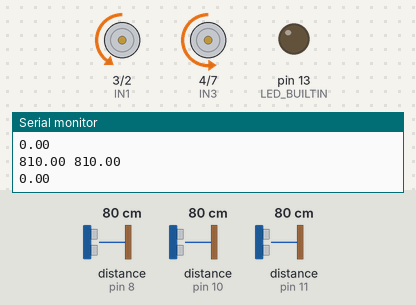
Simulated run of this sketch. Board: Arduino Uno, built with avr-gcc and run on an emulated ATmega328P. Shown: motor-driver pin pairs drawn as motors (green arrow = first pin HIGH = forward, orange = second pin HIGH = backward, longer = more drive, scaled by the enable pin), output pins drawn as LEDs (lit = HIGH), the last lines printed to the serial monitor. The inputs (shaded band) are chosen by the test bench; at power-on: distance to the obstacle (sensors on pin 10, pin 8, pin 11) 80 cm. The echo pulse lasts 58.3 µs per cm.

Above: at 2.2 s.
2.3 s: distance to the obstacle (sensor on pin 10) set to 2 cm
At 2.48 s:
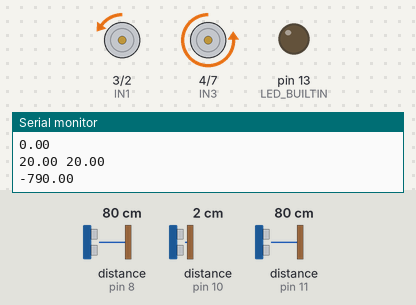
4.1 s: distance to the obstacle (sensor on pin 10) set to 9 cm
At 4.32 s:
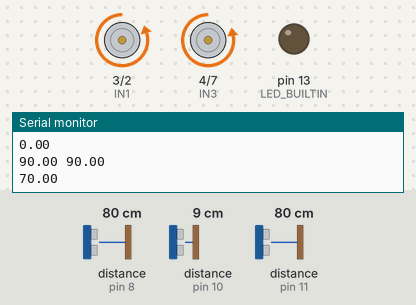
5.9 s: distance to the obstacle (sensor on pin 10) set to 18 cm
At 6.16 s:
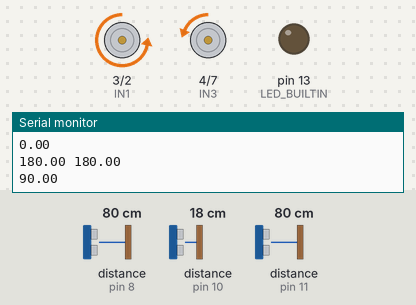
7.7 s: distance to the obstacle (sensor on pin 10) set to 4 cm
At 8.01 s:
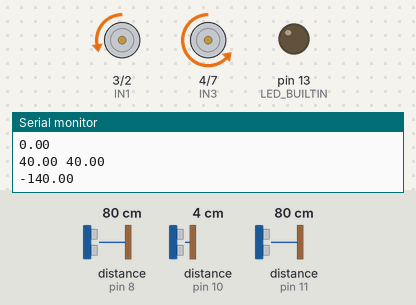
9.6 s: distance to the obstacle (sensor on pin 10) set to 120 cm
At 10.9 s:
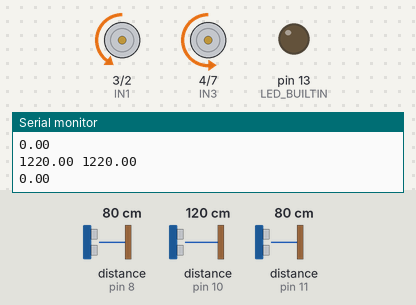
11.4 s: distance to the obstacle (sensor on pin 10) set to 250 cm
At 11.75 s:
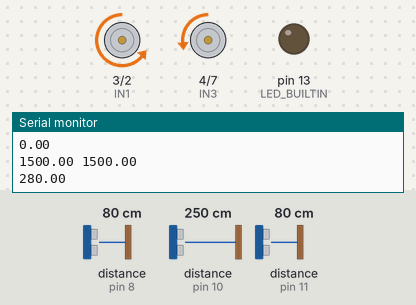
Timing chart, 0 to 14.3 s (numbered marks = the images above; inputs shaded):
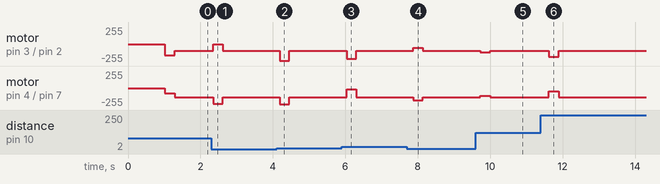

The sketch:

wall_following1.ino
```cpp
#include <NewPing.h>
#define F_Sonar 8
#define R_Sonar 10
#define L_Sonar 11

#define SONAR_NUM 3 //number of sensor
#define MaxDistance 150  //Maxium distance (in cm) to ping.

#define IN1 3 //left
#define IN2 2
#define IN3 4 //right
#define IN4 7

#define ENL 5 //left
#define ENR 6 //right


int a;
int L_Ms, R_Ms;

float R_sonar_Distance = 0.0; //현재 소나센서 측정값
float R_sonar_Distance_old = 0.0; //전에 측정했던 과거값
float R_sonar_Error = 0.0; //둘의 차이값

float L_sonar_Distance = 0.0;
float L_sonar_Distance_old = 0.0;
float L_sonar_Error = 0.0;

float F_sonar_Distance = 0.0;
float F_sonar_Distance_old = 0.0;
float F_sonar_Error = 0.0;


NewPing sonar[SONAR_NUM]= {   //Sensor object array.
NewPing (8,8,MaxDistance), //F   Each sensor's trigger pin, echo pin, and max distance to ping.
NewPing (10,10,MaxDistance), //R
NewPing (11,11,MaxDistance) //L
};


void Straight(int L_Ms, int R_Ms)
{
 digitalWrite(IN1, LOW);
 digitalWrite(IN2, HIGH);
 digitalWrite(IN3, LOW);
 digitalWrite(IN4, HIGH);
 analogWrite(ENL, L_Ms);
 analogWrite(ENR, R_Ms);
 delay(a);
}

void Back(int L_Ms, int R_Ms)
{
 digitalWrite(IN1, HIGH);
 digitalWrite(IN2, LOW);
 digitalWrite(IN3, HIGH);
 digitalWrite(IN4, LOW);
 analogWrite(ENL, L_Ms);
 analogWrite(ENR, R_Ms);
 delay(300);
}

void Right(int L_Ms, int R_Ms)
{
 digitalWrite(IN1, LOW);
 digitalWrite(IN2, HIGH);
 digitalWrite(IN3, HIGH);
 digitalWrite(IN4, LOW);
 analogWrite(ENL, L_Ms);
 analogWrite(ENR, R_Ms);
 delay(a);
}

void Left(int L_Ms, int R_Ms)
{
 digitalWrite(IN1, HIGH);
 digitalWrite(IN2, LOW);
 digitalWrite(IN3, LOW);
 digitalWrite(IN4, HIGH);
 analogWrite(ENL, L_Ms);
 analogWrite(ENR, R_Ms);
 delay(a);
}

void Stop()
{
  analogWrite(ENL,0);
  analogWrite(ENR,0);
  delay(1000);
}

/*
void Turning(int a)
{
  if(L_Sonar_sensor() < 100)
  {
   Right(a);
  }
  else if(R_Sonar_sensor() < 200)
  {
   Left(a);
  }
  else
  Straight(a);
*/


void moter(int L_Ms, int R_Ms)
{
  Straight(L_Ms, R_Ms);


}


void read_sonar_sensor(void) //초음파 센서 값을 읽는 함수
{
   R_sonar_Distance = sonar[1].ping_cm()*10; //각자에 맞도록 센서 번호 설정
   L_sonar_Distance = sonar[2].ping_cm()*10;
   F_sonar_Distance = sonar[0].ping_cm()*10;
   if( R_sonar_Distance == 0) R_sonar_Distance=MaxDistance*10.0;
   if( L_sonar_Distance == 0) L_sonar_Distance=MaxDistance*10.0;
   if( F_sonar_Distance == 0) F_sonar_Distance=MaxDistance*10.0;
}


void updata_sonar_old(void)
{
 R_sonar_Distance_old = R_sonar_Distance; //시간이 지남에따라 현재값을 올드 값으로 넘겨줌
 L_sonar_Distance_old = L_sonar_Distance;
 F_sonar_Distance_old = F_sonar_Distance;
}


void updata_sonar_error(void)
{
 R_sonar_Error = R_sonar_Distance - R_sonar_Distance_old; //현재값-과거값=에러값
 L_sonar_Error = L_sonar_Distance - L_sonar_Distance_old;
 F_sonar_Error = F_sonar_Distance - F_sonar_Distance_old;
}


void setup()
{
  pinMode(LED_BUILTIN, OUTPUT);
  pinMode(F_Sonar, OUTPUT);
  pinMode(R_Sonar, OUTPUT);
  pinMode(L_Sonar, OUTPUT);
  pinMode(IN1, OUTPUT);
  pinMode(IN2, OUTPUT);
  pinMode(IN3, OUTPUT);
  pinMode(IN4, OUTPUT);

  Serial.begin(115200);


  delay(1000);

}

void loop()
{
 float p_gain = 1.5;
 int moter_diff = 0;

 read_sonar_sensor(); // 센서 읽고
 updata_sonar_error(); //차이값을 구하고
 updata_sonar_old(); // 현재값을 과거값으로 넘겨줌

 Serial.print(R_sonar_Distance); Serial.print(" "); //현재값 모니터 출력
 Serial.print(R_sonar_Distance_old); Serial.println("   "); //과거값 모니터 출력
 Serial.println(R_sonar_Error); //차이값 모니터 출력

 moter_diff = R_sonar_Error * p_gain; // 각도 = 차이값*1.5
 moter(100 - moter_diff, 140 + moter_diff); //
 delay(250);

 //이후 조정치 만큼 바퀴의 각도 수정
}
```

Measured:
- after the input at 2.3 s, motor on pin 3 (IN1) / pin 2 (IN2): backward 100/255 → backward 5/255 after 0.05 s, → backward 100/255 0.26 s later; motor on pin 4 (IN3) / pin 7 (IN4): backward 140/255 → backward 235/255 after 0.05 s, → backward 140/255 0.26 s later
- after the input at 4.1 s, motor on pin 3 (IN1) / pin 2 (IN2): backward 100/255 → backward 251/255 after 0.09 s, → backward 100/255 0.26 s later; motor on pin 4 (IN3) / pin 7 (IN4): backward 140/255 → backward 245/255 after 0.09 s, → backward 140/255 0.26 s later
- after the input at 5.9 s, motor on pin 3 (IN1) / pin 2 (IN2): backward 100/255 → backward 221/255 after 0.13 s, → backward 100/255 0.26 s later; motor on pin 4 (IN3) / pin 7 (IN4): backward 140/255 → backward 19/255 after 0.13 s, → backward 140/255 0.26 s later
- after the input at 7.7 s, motor on pin 3 (IN1) / pin 2 (IN2): backward 100/255 → backward 54/255 after 0.18 s, → backward 100/255 0.26 s later; motor on pin 4 (IN3) / pin 7 (IN4): backward 140/255 → backward 186/255 after 0.18 s, → backward 140/255 0.26 s later
- after the input at 9.6 s, motor on pin 3 (IN1) / pin 2 (IN2): backward 100/255 → backward 122/255 after 0.13 s, → backward 100/255 0.27 s later; motor on pin 4 (IN3) / pin 7 (IN4): backward 140/255 → backward 118/255 after 0.13 s, → backward 140/255 0.27 s later
- after the input at 11.4 s, motor on pin 3 (IN1) / pin 2 (IN2): backward 100/255 → backward 192/255 after 0.22 s, → backward 100/255 0.27 s later; motor on pin 4 (IN3) / pin 7 (IN4): backward 140/255 → backward 48/255 after 0.22 s, → backward 140/255 0.27 s later
